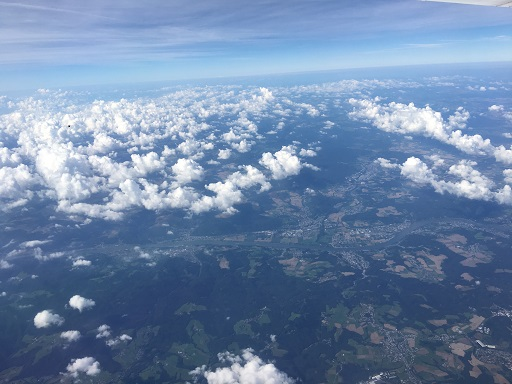
#> input picture Test/Pictures/clouds.jpg, 512 x 384 px
$ python 024_Image_Merge.py
#> lines starting #> are read from the running program, lines starting #| are printed output that depends on the picture
import cv2
import numpy as np


def add(image, image1):
    image = cv2.add(image, image1)
    cv2.imshow("Add them", image)


def min(image, image1):
    image = cv2.min(image, image1)
    cv2.imshow("Min them", image)


def divide(image, image1):
    image = cv2.divide(image, image1)
    cv2.imshow("Divide them", image)


def multiply(image, image1):
    image = cv2.multiply(image, image1)
    cv2.imshow("Multiply them", image)


# contrast, brightness
def contrast(image, contrast, brightness):
    h, w, ch = image.shape
    blank = np.zeros([h, w, ch], image.dtype)

    dst = cv2.addWeighted(image, contrast, blank, 1 - contrast, brightness)

    cv2.imshow('Contrast', dst)


image = cv2.imread("Pictures/clouds.jpg")
#> image is the input picture: shape (384, 512, 3); mean B, G, R 167.8, 134.4, 110.1
image1 = cv2.imread("Pictures/otsu.jpg")
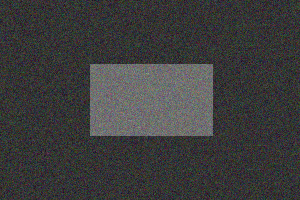
#> input picture Test/Pictures/otsu.jpg, 300 x 200 px
#> image1 is the input picture: shape (200, 300, 3); mean B, G, R 60.7, 60.7, 60.7
image = image[:200, 0:300, :]
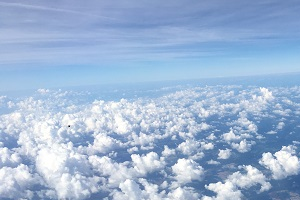
#> image: shape (200, 300, 3); mean B, G, R 212.9, 181.9, 157.8
image1 = image1[:, :, :]

# [4 lines of commented-out code are left out]
contrast(image, 1, 0.5)

cv2.waitKey(0)
cv2.destroyAllWindows()
